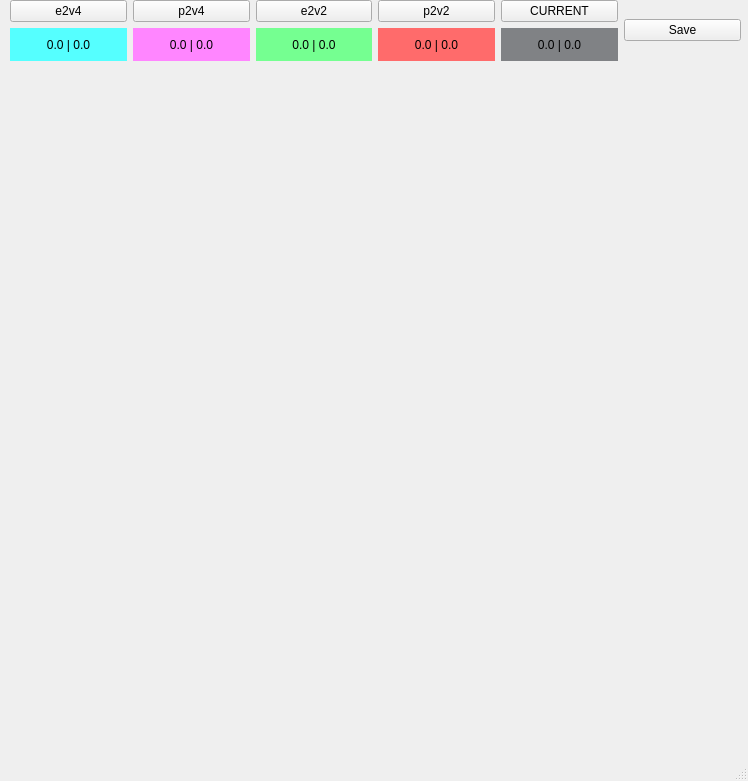
<?xml version="1.0" encoding="UTF-8"?>
<ui version="4.0">
 <class>MainWindow</class>
 <widget class="QMainWindow" name="MainWindow">
  <property name="geometry">
   <rect>
    <x>0</x>
    <y>0</y>
    <width>748</width>
    <height>781</height>
   </rect>
  </property>
  <property name="windowTitle">
   <string>MainWindow</string>
  </property>
  <widget class="QWidget" name="centralwidget">
   <widget class="QWidget" name="wp_plot" native="true">
    <property name="geometry">
     <rect>
      <x>10</x>
      <y>60</y>
      <width>731</width>
      <height>671</height>
     </rect>
    </property>
   </widget>
   <widget class="QWidget" name="gridLayoutWidget_2">
    <property name="geometry">
     <rect>
      <x>10</x>
      <y>0</y>
      <width>731</width>
      <height>61</height>
     </rect>
    </property>
    <layout class="QGridLayout" name="gridLayout_3">
     <item row="1" column="2">
      <widget class="QLabel" name="lbl_e2v2">
       <property name="styleSheet">
        <string notr="true">background-color:#75ff91;</string>
       </property>
       <property name="text">
        <string>0.0 | 0.0</string>
       </property>
       <property name="alignment">
        <set>Qt::AlignCenter</set>
       </property>
      </widget>
     </item>
     <item row="1" column="4">
      <widget class="QLabel" name="lbl_cur">
       <property name="styleSheet">
        <string notr="true">background-color:#808285;</string>
       </property>
       <property name="text">
        <string>0.0 | 0.0</string>
       </property>
       <property name="alignment">
        <set>Qt::AlignCenter</set>
       </property>
      </widget>
     </item>
     <item row="0" column="0">
      <widget class="QPushButton" name="btn_sel_e2v4">
       <property name="text">
        <string>e2v4</string>
       </property>
      </widget>
     </item>
     <item row="0" column="1">
      <widget class="QPushButton" name="btn_sel_p2v4">
       <property name="text">
        <string>p2v4</string>
       </property>
      </widget>
     </item>
     <item row="1" column="1">
      <widget class="QLabel" name="lbl_p2v4">
       <property name="styleSheet">
        <string notr="true">background-color:#ff86ff;</string>
       </property>
       <property name="text">
        <string>0.0 | 0.0</string>
       </property>
       <property name="alignment">
        <set>Qt::AlignCenter</set>
       </property>
      </widget>
     </item>
     <item row="0" column="4">
      <widget class="QPushButton" name="pushButton">
       <property name="text">
        <string>CURRENT</string>
       </property>
      </widget>
     </item>
     <item row="0" column="2">
      <widget class="QPushButton" name="btn_sel_e2v2">
       <property name="text">
        <string>e2v2</string>
       </property>
      </widget>
     </item>
     <item row="1" column="3">
      <widget class="QLabel" name="lbl_p2v2">
       <property name="styleSheet">
        <string notr="true">background-color:#ff6b6b;</string>
       </property>
       <property name="text">
        <string>0.0 | 0.0</string>
       </property>
       <property name="alignment">
        <set>Qt::AlignCenter</set>
       </property>
      </widget>
     </item>
     <item row="1" column="0">
      <widget class="QLabel" name="lbl_e2v4">
       <property name="styleSheet">
        <string notr="true">background-color:#55ffff;</string>
       </property>
       <property name="text">
        <string>0.0 | 0.0</string>
       </property>
       <property name="alignment">
        <set>Qt::AlignCenter</set>
       </property>
      </widget>
     </item>
     <item row="0" column="3">
      <widget class="QPushButton" name="btn_sel_p2v2">
       <property name="text">
        <string>p2v2</string>
       </property>
      </widget>
     </item>
     <item row="0" column="5" rowspan="2">
      <widget class="QPushButton" name="btn_save">
       <property name="text">
        <string>Save</string>
       </property>
      </widget>
     </item>
    </layout>
   </widget>
  </widget>
  <widget class="QMenuBar" name="menubar">
   <property name="geometry">
    <rect>
     <x>0</x>
     <y>0</y>
     <width>748</width>
     <height>22</height>
    </rect>
   </property>
  </widget>
  <widget class="QStatusBar" name="status_bar"/>
 </widget>
 <resources/>
 <connections/>
</ui>
